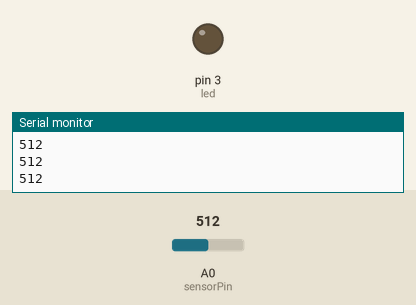
Bench run of a sketch on a simulated Arduino Uno, built with avr-gcc and run on an emulated ATmega328P. Shown: output pins drawn as LEDs (lit = HIGH), the last lines printed to the serial monitor. Dashed ring = blinking. The inputs (shaded band) are chosen by the test bench; at power-on: A0 (sensorPin) = 512.

Above: at 1.3 s.
1.4 s: A0 (sensorPin) set to 317
2.9 s: A0 (sensorPin) set to 290
At 3.9 s:
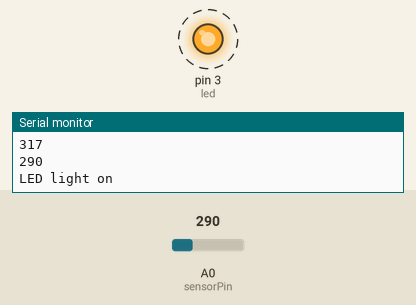
6.0 s: A0 (sensorPin) set to 306
At 7.2 s:
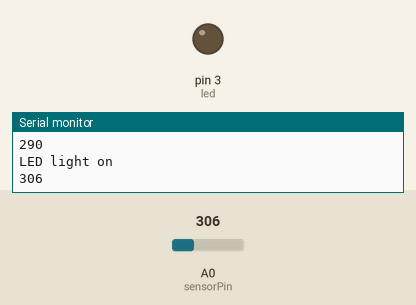
8.2 s: A0 (sensorPin) set to 122
At 8.9 s:
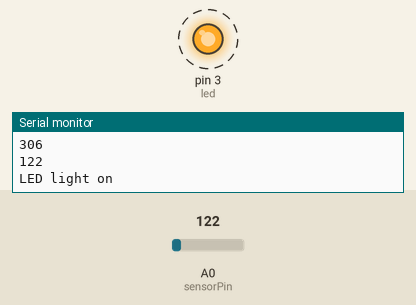
Timing chart, 0 to 12.3 s (numbered marks = the images above; inputs shaded):
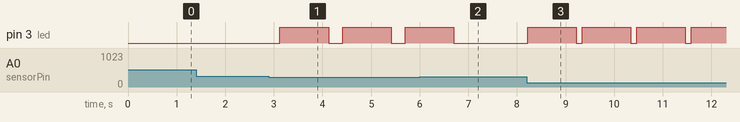

The sketch:

automatic_street_light_control.ino
```cpp
/*********TACHLOG powered********
*********www.troncart.com*******
**electronics components online**
***********Automatic Street Light System**************
***********24-7-2019**************
*/
 #include<SoftwareSerial.h>
int sensorPin=A0; // LDR value
int sensorValue = 0;
int led = 3; // Connect it to LED

void setup()
{
 pinMode(led, OUTPUT);
 Serial.begin(9600);

}

void loop()
{
 sensorValue = analogRead(sensorPin);
 Serial.println(sensorValue);
   if(sensorValue < 300)
    {
   Serial.println("LED light on");
   digitalWrite(led,HIGH);
   delay(1000);
    }
 digitalWrite(led,LOW);
 delay(sensorValue);

}
```

Measured:
- the behaviour switches between 300 and 299 on A0 (sensorPin) (found by bisection; images 0 and 1)
- after the input at 2.9 s, pin 3 (led): alternates HIGH for 1.0 s and LOW for 0.29 s, starting after 0.22 s
- after the input at 6.0 s, pin 3 (led): goes on until 6.7 s, then stays LOW
- after the input at 8.2 s, pin 3 (led): alternates HIGH for 1.0 s and LOW for 0.12 s, starting at once
